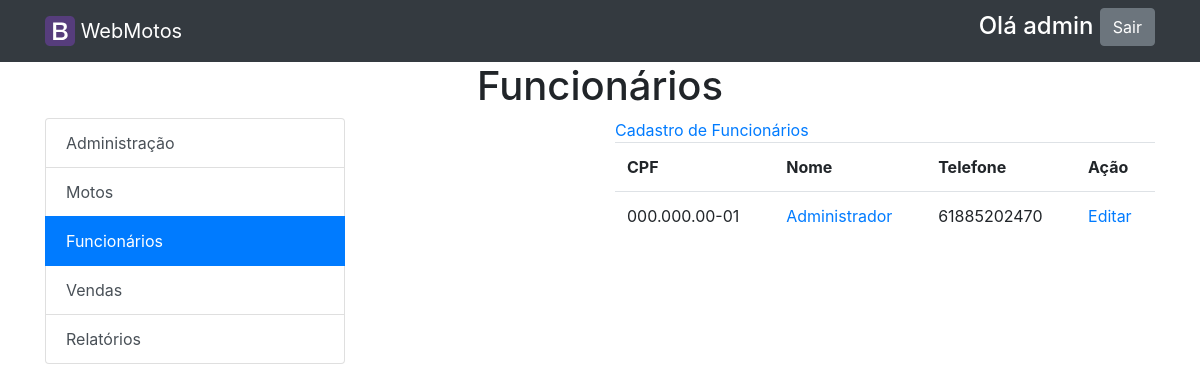
/lista_func.php (signed in), run on the app's committed database.
### tables this page shows
CREATE TABLE IF NOT EXISTS `usuarios` (
  `id_usr` int(11) NOT NULL AUTO_INCREMENT,
  `nome` varchar(100) NOT NULL,
  `email` varchar(100) NOT NULL,
  `cpf` varchar(14) NOT NULL,
  `telefone_contato` varchar(20) DEFAULT NULL,
  `perfil_usr` varchar(30) NOT NULL,
  `login` varchar(80) NOT NULL,
  `senha` varchar(32) NOT NULL,
  `status` char(1) NOT NULL DEFAULT 'A',
  `imagem_usr` varchar(150) NOT NULL,
  PRIMARY KEY (`id_usr`)
);

### lista_func.php (the view, shortened to what this page needs)
<?php
require 'config.php';
?>
<?php include_once 'topo_restrito.php'; ?>
<div class="container">
  <div class="row">
    <div class="col">
      <h1 class="text-center">Funcionários</h1>
    </div>
  </div>
  <div class="row">
    <div class="col-6">
        <?php include_once 'menu_restrito.php';?>
      </div>
    <div class="col-6">
        <?php
          $sql_consulta = "SELECT id_usr, nome, cpf, telefone_contato FROM usuarios";
      	  $resultado_consulta = mysqli_query($conecta, $sql_consulta);
      	?>
  	<a href="cadastra_func.php">Cadastro de Funcionários</a>
  	<table class="table">
        <tr>
          <th>CPF</th>
          <th>Nome</th>
  	      <th>Telefone</th>
  	      <th>Ação</th>
  	    </tr>
      	<?php while($registro = mysqli_fetch_row($resultado_consulta)): ?>
        <tr>
          <td><?php echo $registro[2]; ?></td>
          <td><a href="exibe_fun.php?codigo=<?php echo $registro[0];?>"> <?php echo $registro[1];?></a></td>
          <td><?php echo $registro[3]; ?></td>
          <td>
            <a href="altera_func.php?codigo=<?php echo $registro[0];?>">Editar</a>
      	  </td>
      	</tr>
      	<?php endWhile; ?>
  	</table>
    </div>
  </div>
</div>
<?php include_once 'rodape.php'; ?>

### assets/css/style.css (style rules this page uses)
body { margin: 0; padding: 0; }

### data on the page
usuarios: cpf "000.000.00-01", nome "Administrador", telefone_contato "61885202470"

### other printed values
$_SESSION['login'] "admin"
